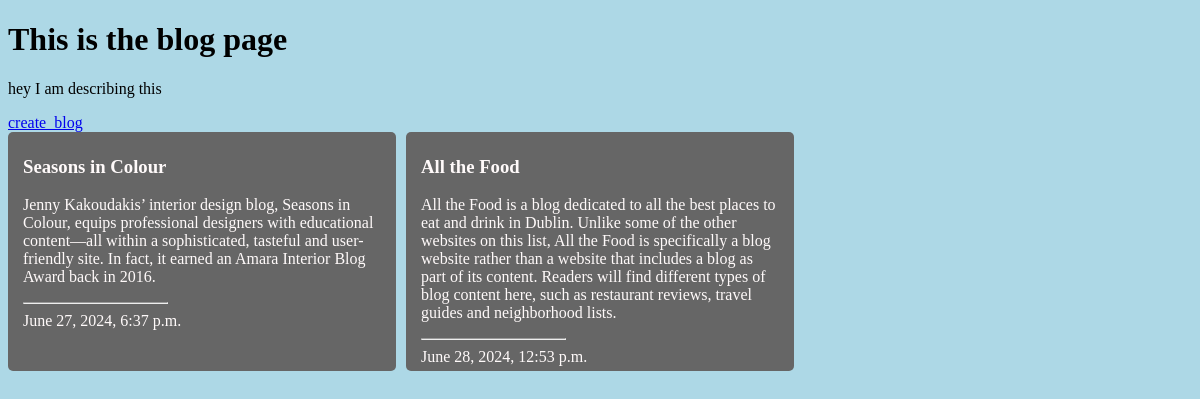
Before: / with the older database file.
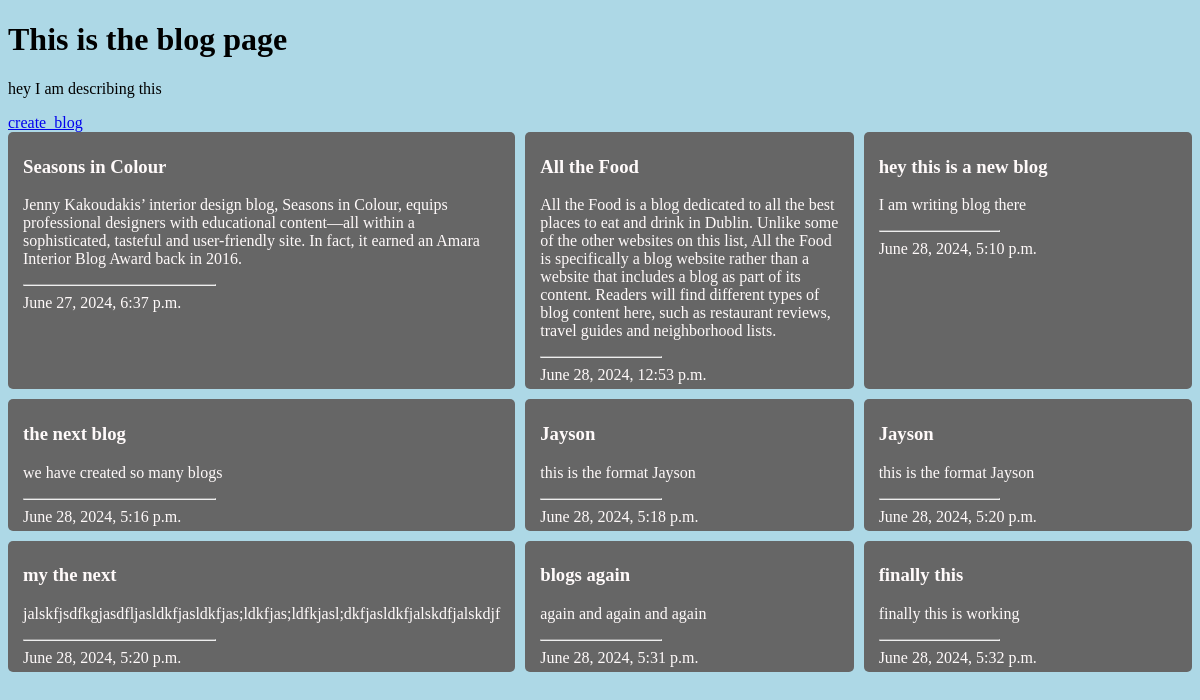
After: the same page with the newer database file.
### blog/models.py (models this page shows, shortened)
class Blog(models.Model):
    title = models.CharField(max_length=50)
    description = models.TextField()
    date_posted = models.DateTimeField(auto_now_add=True)
    class Meta:
        ordering = ('date_posted',)

### blog/views.py (the view)
# urls.py: path('', blogsview, name='blog.html'),
def blogsview(request):
    all_blogs  = Blog.objects.all()
    context = {
        'title': 'This is the blog page',
        'description': 'hey I am describing this',
        'blogs': all_blogs
    }
    return render(request, 'blog.html', context)

### blog/templates/blog.html (shortened to what this page needs)
<!DOCTYPE html>
<html lang="en">
<head>
</head>
<body>
    <h1>{{title}}</h1>
    <p>{{description}}</p>
    <a href="{% url "create_blog" %}">create_blog</a>
    <div class="cards">
        {% for i in blogs%}
            <div class="card">
                <div class="content">
                    <h3>{{i.title}}</h3>
                    <p>{{i.description}}</p>
                    <hr style="width: 40%; margin-left: 0;">
                    <span>{{i.date_posted}}</span>
                </div>
            </div>
        {% endfor %}
    </div>
</body>
</html>

### blog/templates/blog.html (style rules this page uses)
body { background-color: lightblue; }
.cards { display: grid; grid-template-columns: repeat(3, 1fr); gap: 10px; }
.card { width: 100%; background-color: #666; color: snow; border-radius: 5px; }
.content { padding: 5px 15px; }

Changed rows visible on the page:
added Blog: title "hey this is a new blog", description "I am writing blog there", date_posted "June 28, 2024, 5:10 p.m."
added Blog: title "the next blog", description "we have created so many blogs", date_posted "June 28, 2024, 5:16 p.m."
added Blog: title "Jayson", description "this is the format Jayson", date_posted "June 28, 2024, 5:18 p.m."
added Blog: title "Jayson", description "this is the format Jayson", date_posted "June 28, 2024, 5:20 p.m."
added Blog: title "my the next", description "jalskfjsdfkgjasdfljasldkfjasldkfjas;ldkfjas;ldfkjasl;dkfjasldkfjalskdfjalskdjf", date_posted "June 28, 2024, 5:20 p.m."
added Blog: title "blogs again", description "again and again and again", date_posted "June 28, 2024, 5:31 p.m."
added Blog: title "finally this", description "finally this is working", date_posted "June 28, 2024, 5:32 p.m."
